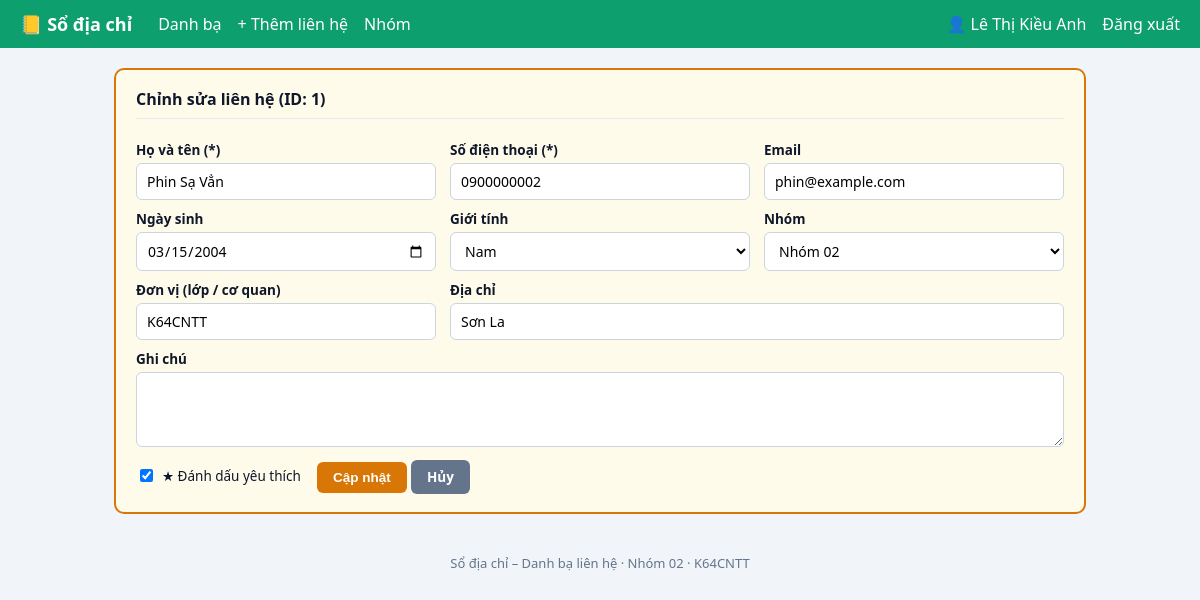
Screenshot of /contact_form.php?id=1 (signed in) with the database file from the repository.
### tables this page shows
CREATE TABLE lien_he (
  id            INT AUTO_INCREMENT PRIMARY KEY,
  id_nguoi_dung INT NOT NULL,
  id_nhom       INT NULL,                       
  ho_ten        VARCHAR(100) NOT NULL,
  gioi_tinh     ENUM('Nam','Nữ','Khác') NOT NULL DEFAULT 'Khác',
  ngay_sinh     DATE NULL,
  so_dien_thoai VARCHAR(15) NOT NULL,
  email         VARCHAR(100) NULL,
  don_vi        VARCHAR(100) NULL,              
  dia_chi       VARCHAR(255) NULL,
  ghi_chu       TEXT NULL,
  yeu_thich     TINYINT(1) NOT NULL DEFAULT 0,
  ngay_tao      TIMESTAMP DEFAULT CURRENT_TIMESTAMP,
  KEY idx_ten (ho_ten),
  KEY idx_sdt (so_dien_thoai),
  CONSTRAINT fk_lh_nd   FOREIGN KEY (id_nguoi_dung) REFERENCES nguoi_dung(id) ON DELETE CASCADE,
  CONSTRAINT fk_lh_nhom FOREIGN KEY (id_nhom) REFERENCES nhom_lien_he(id)      
);

CREATE TABLE nhom_lien_he (
  id            INT AUTO_INCREMENT PRIMARY KEY,
  id_nguoi_dung INT NOT NULL,
  ten_nhom      VARCHAR(60) NOT NULL,
  mo_ta         VARCHAR(255) NULL,
  UNIQUE KEY uq_nhom (id_nguoi_dung, ten_nhom),
  CONSTRAINT fk_nhom_nd FOREIGN KEY (id_nguoi_dung) REFERENCES nguoi_dung(id) ON DELETE CASCADE
);

### functions.php (called while the page is built, shortened)
<?php
function e($s): string { return htmlspecialchars((string)$s, ENT_QUOTES, 'UTF-8'); }
function yeu_cau_dang_nhap(): int {
    return (int)$_SESSION['uid'];
}
function lay_lien_he(PDO $pdo, int $id, int $uid) {
    $st = $pdo->prepare("SELECT lh.*, nh.ten_nhom FROM lien_he lh
                         LEFT JOIN nhom_lien_he nh ON nh.id = lh.id_nhom
                         WHERE lh.id = :id AND lh.id_nguoi_dung = :u");
    $st->execute([':id' => $id, ':u' => $uid]);
    return $st->fetch();
}
function lay_nhom(PDO $pdo, int $uid): array {
    $st = $pdo->prepare("SELECT id, ten_nhom FROM nhom_lien_he WHERE id_nguoi_dung = :u ORDER BY ten_nhom");
    $st->execute([':u' => $uid]);
    return $st->fetchAll();
}

### contact_form.php (the view, shortened to what this page needs)
<?php
require_once 'functions.php';
$uid = yeu_cau_dang_nhap();
$id = (int)($_GET['id'] ?? $_POST['id'] ?? 0);
$ds_nhom = lay_nhom($pdo, $uid);
$cot = ['ho_ten', 'so_dien_thoai', 'email', 'ngay_sinh', 'gioi_tinh', 'don_vi', 'dia_chi', 'ghi_chu'];
$d = array_fill_keys($cot, '');
$d['gioi_tinh'] = 'Khác';
$d['id_nhom'] = 0;
$d['yeu_thich'] = 0;
if ($_SERVER['REQUEST_METHOD'] !== 'POST' && $id > 0) {
    $row = lay_lien_he($pdo, $id, $uid);
    foreach ($cot as $k) { $d[$k] = (string)($row[$k] ?? ''); }
    $d['id_nhom'] = (int)$row['id_nhom'];
    $d['yeu_thich'] = (int)$row['yeu_thich'];
}
include 'header.php';
?>
<div class="card <?= $id > 0 ? 'editing' : '' ?>">
    <h3><?= $id > 0 ? "Chỉnh sửa liên hệ (ID: $id)" : 'Thêm liên hệ mới' ?></h3>
    <form method="POST" action="contact_form.php">
        <div class="grid-3">
            <div><label>Họ và tên (*)</label><input type="text" name="ho_ten" maxlength="100" value="<?= e($d['ho_ten']) ?>"></div>
            <div><label>Số điện thoại (*)</label><input type="text" name="so_dien_thoai" maxlength="15" value="<?= e($d['so_dien_thoai']) ?>" placeholder="0987654321"></div>
            <div><label>Email</label><input type="text" name="email" maxlength="100" value="<?= e($d['email']) ?>"></div>
            <div><label>Ngày sinh</label><input type="date" name="ngay_sinh" max="<?= date('Y-m-d') ?>" value="<?= e($d['ngay_sinh']) ?>"></div>
            <div><label>Giới tính</label>
                <select name="gioi_tinh">
                    <?php foreach (GIOI_TINH as $g): ?><option <?= $d['gioi_tinh'] === $g ? 'selected' : '' ?>><?= e($g) ?></option><?php endforeach; ?>
                </select></div>
            <div><label>Nhóm</label>
                <select name="id_nhom">
                    <?php foreach ($ds_nhom as $n): ?>
                        <option value="<?= (int)$n['id'] ?>" <?= $d['id_nhom'] === (int)$n['id'] ? 'selected' : '' ?>><?= e($n['ten_nhom']) ?></option>
                    <?php endforeach; ?>
                </select></div>
            <div><label>Đơn vị (lớp / cơ quan)</label><input type="text" name="don_vi" maxlength="100" value="<?= e($d['don_vi']) ?>"></div>
            <div class="span2"><label>Địa chỉ</label><input type="text" name="dia_chi" maxlength="255" value="<?= e($d['dia_chi']) ?>"></div>
        </div>
        <label>Ghi chú</label>
        <textarea name="ghi_chu" rows="3"><?= e($d['ghi_chu']) ?></textarea>
        <label class="check"><input type="checkbox" name="yeu_thich" value="1" <?= $d['yeu_thich'] ? 'checked' : '' ?>> ★ Đánh dấu yêu thích</label>
        <button class="btn <?= $id > 0 ? 'btn-warn' : '' ?>"><?= $id > 0 ? 'Cập nhật' : 'Lưu liên hệ' ?></button>
        <a class="btn btn-sec" href="<?= $id > 0 ? "contact_view.php?id=$id" : 'index.php' ?>">Hủy</a>
    </form>
</div>
<?php include 'footer.php'; ?>

### style.css (style rules this page uses)
* { box-sizing: border-box; }
body { font-family: 'Segoe UI', Arial, sans-serif; background: #f1f5f9; color: #0f172a; margin: 0; }
a { color: #0e9f6e; text-decoration: none; }
.card { background: #fff; border: 1px solid #cbd5e1; border-radius: 10px; padding: 18px 20px; margin-bottom: 16px; }
.card h3 { margin: 0 0 12px; padding-bottom: 8px; border-bottom: 1px solid #e2e8f0; font-size: 16px; }
.card.editing { border: 2px solid #d97706; background: #fffbeb; }
label { display: block; font-weight: 600; font-size: 13.5px; margin: 10px 0 4px; }
input[type=text], input[type=email], input[type=password], input[type=date], select, textarea { width: 100%; padding: 8px 10px; border: 1px solid #cbd5e1; border-radius: 6px; font-size: 14px; font-family: inherit; background: #fff; }
.grid-3 { display: grid; grid-template-columns: repeat(3, 1fr); gap: 0 14px; }
.span2 { grid-column: span 2; }
label.check { display: inline-flex; align-items: center; gap: 6px; font-weight: 500; margin: 8px 12px 8px 0; }
label.check input { width: auto; }
.btn { display: inline-block; padding: 8px 16px; background: #0e9f6e; color: #fff; border: 0; border-radius: 6px; font-weight: 600; font-size: 13.5px; cursor: pointer; margin-top: 8px; }
.btn-warn { background: #d97706; }
.btn-sec { background: #64748b; }

### rows the page displays
lien_he: ho_ten "Phin Sạ Vẳn", so_dien_thoai "0900000002", email "phin@example.com", ngay_sinh "03/15/2004", id_nhom "Nhóm 02", don_vi "K64CNTT", dia_chi "Sơn La", yeu_thich "☑"

### other values shown
$_SESSION['ten'] "Lê Thị Kiều Anh"
$id "1"
form field gioi_tinh "Nam"
